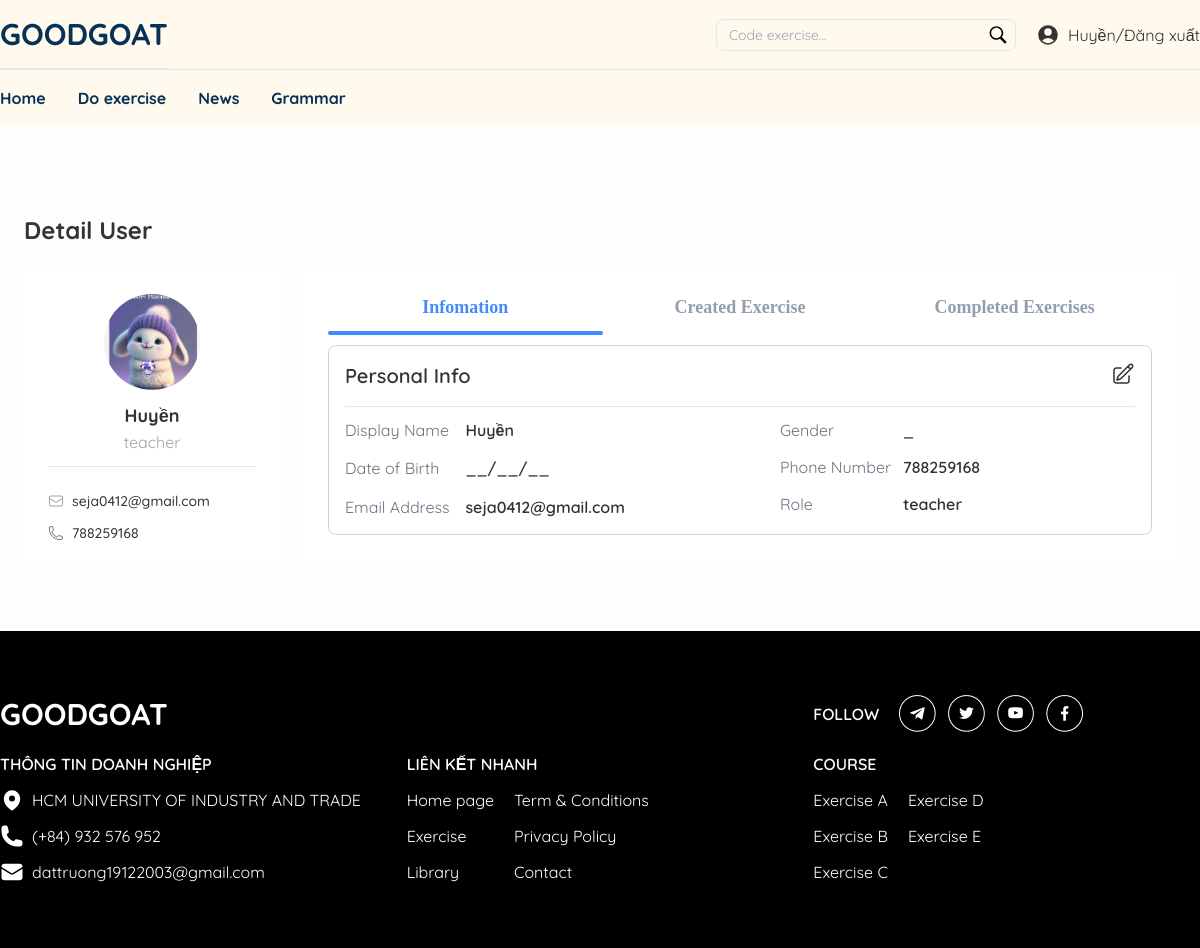
Screenshot of /Nhom3/index.php/user/detail?id=users1910180598 (signed in) with the database file from the repository.
### tables this page shows
CREATE TABLE `users` (
  `id` varchar(50) NOT NULL,
  `display_name` text DEFAULT NULL,
  `password` varchar(255) DEFAULT NULL,
  `email` varchar(255) DEFAULT NULL,
  `phone` int(11) DEFAULT NULL,
  `avata` varchar(255) DEFAULT NULL,
  `role` varchar(50) DEFAULT 'user',
  `birthday` date DEFAULT NULL,
  `sex` varchar(10) DEFAULT NULL
);

### Nhom3/Controllers/BaseController.php (called while the page is built, shortened)
<?php
class BaseController
{
   public function view($viewpath, array $data = [])
   {
      require (self::VIEW_FOLDER_NAME . '/' . str_replace(".", "/", $viewpath) . '.php');
   }
}

### Nhom3/Controllers/UserController.php (called while the page is built, shortened)
<?php
class UserController extends BaseController
{
    private $UserModel;
    private $ExerciseModel;
    private $UserHistoryExerciseModel;
    public function __construct()
    {
        $this->UserModel = new UserModel();
        $this->ExerciseModel = new ExerciseModel();
        $this->UserHistoryExerciseModel = new UserHistoryExerciseModel();
    }
    public function detail()
    {
        $id = $_GET['id'];
        $user = $this->UserModel->findById($id);
        $createdExercises = $this->ExerciseModel->findByUserId($id);
        $userHistoryExercises = $this->UserHistoryExerciseModel->findByUserId($id);
        if ($user[0]['role'] == 'student') {
            return $this->view("frontend.users.detailStudent", ['user' => $user, 'userHistoryExercises' => $userHistoryExercises]);
        } else {
            return $this->view("frontend.users.detailTeacher", ['user' => $user, 'createdExercises' => $createdExercises, 'userHistoryExercises' => $userHistoryExercises]);
        }
    }
}

### Nhom3/index.php (called while the page is built, shortened)
<?php
require './Core/Database.php';
require './Models/BaseModel.php';
require './Controllers/BaseController.php';
$parts = explode('/', $_SERVER['REQUEST_URI']);
$actionName = isset($parts[4]) && $parts[4] != '' ? explode('?', $parts[4])[0] : 'index';
$controllerObject = new $controllerName;
$controllerObject->$actionName();

### Nhom3/Core/Database.php (called while the page is built, shortened)
<?php
class Database
{
   public function connect()
   {
      $connect = mysqli_connect(self::HOST, self::USERNAME, self::PASSWORD, self::DB_NAME);
      mysqli_set_charset($connect, 'utf8');
      if (mysqli_connect_errno() === 0) {
         return $connect;
      }
      return false;
   }
}

### Nhom3/Models/BaseModel.php (called while the page is built, shortened)
<?php
class BaseModel extends Database
{
   protected $connect;
   public function __construct()
   {
      $this->connect = $this->connect();
   }
   public function getById($TableName, $id)
   {
      $sql = "SELECT * FROM $TableName WHERE id = '$id' LIMIT 1";
      $query = $this->_query($sql);
      $data = [];
      while ($row = mysqli_fetch_assoc($query)) {
         array_push($data, $row);
      }
      return $data;
   }
   public function _query($sql)
   {
      return mysqli_query($this->connect, $sql);
   }
}

### Nhom3/Models/UserModel.php (called while the page is built, shortened)
<?php
class UserModel extends BaseModel
{
    public function findById($id)
    {
        return $this->getById(self::TABLE, $id);
    }
}

### Nhom3/Views/frontend/users/detailTeacher.php (the view, shortened to what this page needs)
<?php
include "Views/frontend/partitions/header.php";
?>
<div id="Main-Content"
    class="flex-1 transition-all duration-300 mx-auto max-w-[80rem] items-center py-16 min-h-[calc(100vh-133px)]">
    <span class="flex items-center gap-2 p-6 text-2xl font-bold">
        Detail User
    </span>
    <div class="flex gap-6 px-6">
        <div class="h-fit w-64 flex-shrink-0 rounded-lg bg-white p-6">
            <div class="flex justify-center">
                <img class="h-24 w-24 rounded-full object-cover"
                    src=<?php echo IMAGE_URL . '/User_image/' . $user[0]['avata'] ?> alt="" />
            </div>
            <div class="my-3 text-center">
                <!--                 <?php
                print_r($user);
                ?> -->
                <h1 class="text-lg font-bold"><?= $user[0]['display_name'] ?></h1>
                <p class="text-gray-400"><?= $user[0]['role'] ?></p>
            </div>
            <hr />
            <div class="mt-6 flex items-center gap-2">
                <p class="text-sm font-medium"><?= $user[0]['email'] ?></p>
            </div>
            <div class="mt-3 flex items-center gap-2">
                <p class="text-sm font-medium"><?= $user[0]['phone'] ?></p>
            </div>
        </div>
        <div class=" w-full rounded-lg bg-white p-6">
            <div class="tabs">
                <ul>
                    <li title="Infomation"><label for="tab1" role="button"><br><span>Infomation</span></label></li>
                    <li title="Created Exercise"><label for="tab2" role="button"><br><span>Created
                                Exercise</span></label></li>
                    <li title="Completed Exercises"><label for="tab3" role="button"><br><span>Completed
                                Exercises</span></label></li>
                </ul>
                <div class="slider">
                    <div class="indicator"></div>
                </div>
                <div id="Content" class="content">
                    <?php include "Views/frontend/users/detail-partitions/_info.php"; ?>
                </div>
            </div>
        </div>
    </div>
</div>
<footer class="bg-black">
    <div
        class="mx-auto max-w-[80rem] items-center py-16 grid lg:grid-cols-3 grid-rows-[auto,auto] grid-cols-1 gap-5 text-white">
        <h1 class="text-3xl font-bold col-span-2">GOODGOAT</h1>
        <div class="flex gap-3 items-center">
            <p class="w-fit font-semibold mr-2">FOLLOW</p>
            <img src="../../img/telegram-icon.png" alt="">
            <img src="../../img/twitter-icon.png" alt="">
            <img src="../../img/youtube-icon.png" alt="">
            <img src="../../img/facebook-icon.png" alt="">
        </div>
        <div class="grid gap-3">
            <p class="font-semibold">THÔNG TIN DOANH NGHIỆP</p>
            <div class="flex gap-2">
                <p>HCM UNIVERSITY OF INDUSTRY AND TRADE</p>
            </div>
            <div class="flex gap-2">
                <p>(+84) 932 576 952</p>
            </div>
            <div class="flex gap-2">
                <svg xmlns="http://www.w3.org/2000/svg" viewBox="0 0 24 24" fill="currentColor" class="w-6 h-6">
                    <path
                        d="M1.5 8.67v8.58a3 3 0 0 0 3 3h15a3 3 0 0 0 3-3V8.67l-8.928 5.493a3 3 0 0 1-3.144 0L1.5 8.67Z" />
                    <path
                        d="M22.5 6.908V6.75a3 3 0 0 0-3-3h-15a3 3 0 0 0-3 3v.158l9.714 5.978a1.5 1.5 0 0 0 1.572 0L22.5 6.908Z" />
                </svg>
                <p>dattruong19122003@gmail.com</p>
            </div>
        </div>
        <div>
            <p class="mb-3 font-semibold">LIÊN KẾT NHANH</p>
            <div class="grid grid-cols-[auto,1fr] grid-rows-3 gap-x-5 gap-y-3">
                <a href="#">Home page</a>
                <a href="#">Term & Conditions</a>
                <a href="#">Exercise</a>
                <a href="#">Privacy Policy</a>
                <a href="#">Library</a>
                <a href="#">Contact</a>
            </div>
        </div>
        <div>
            <p class="mb-3 font-semibold">COURSE</p>
            <div class="grid grid-cols-[auto,1fr] grid-rows-3 gap-x-5 gap-y-3 ">
                <a href="#">Exercise A </a>
                <a href="#">Exercise D </a>
                <a href="#">Exercise B </a>
                <a href="#">Exercise E </a>
                <a href="#">Exercise C </a>
            </div>
        </div>
    </div>
</footer>
</body>
</html>

### Nhom3/Views/frontend/users/detail-partitions/_info.php (shortened to what this page needs)
<section id="Content_Infomation">
    <div id="Infomation" class="rounded-lg border border-gray-300 p-4">
        <div class="flex">
            <h1 class="pb-4 text-lg font-semibold sm:text-xl">
                Personal Info
            </h1>
        </div>
        <hr />
        <div class="mt-3 grid grid-cols-[auto,auto]">
            <div class="grid grid-cols-[auto,1fr] gap-4 gap-x-4">
                <span class="text-gray-500">Display Name</span>
                <span id="info-display_name" class="font-semibold"><?= $user[0]['display_name'] ?></span>
                <span class="text-gray-500">Date of Birth</span>
                <span id="info-birthday" class="font-semibold"><?= $user[0]['birthday'] ?? '__/__/__' ?></span>
                <span class="text-gray-500">Email Address</span>
                <span id="info-email" class="font-semibold"><?= $user[0]['email'] ?></span>
            </div>
            <div class="grid grid-cols-[auto,1fr] gap-3">
                <span class="text-gray-500">Gender</span>
                <span id="info-gender" class="font-semibold"><?= $user[0]['sex'] ?? '_' ?></span>
                <span class="text-gray-500">Phone Number</span>
                <span id="info-phone" class="font-semibold"><?= $user[0]['phone'] ?></span>
                <span class="text-gray-500">Role</span>
                <span id="info-role" class="font-semibold"><?= $user[0]['role'] ?></span>
            </div>
        </div>
    </div>
</section>

### Nhom3/Views/frontend/users/detailTeacher.php (style rules this page uses)
.tabs .slider { --slide: 3; }

### Nhom3/Views/frontend/users/detail-partitions/_style-detail.php (style rules this page uses)
html { width: 100%; height: 100%; }
body { background: #efefef; color: #333; font-family: "Raleway"; height: 100%; }
.tabs { left: 50%; transform: translateX(-50%); position: relative; background: white; border-radius: 5px; min-width: 240px; }
.tabs .content section h2, .tabs ul li label { font-family: "Montserrat"; font-weight: bold; font-size: 18px; color: #428bff; }
.tabs ul { list-style-type: none; padding-left: 0; display: flex; flex-direction: row; margin-bottom: 10px; justify-content: space-between; align-items: flex-end; flex-wrap: wrap; }
.tabs ul li { box-sizing: border-box; flex: 1; width: 25%; padding: 0 10px; text-align: center; }
.tabs ul li label { transition: all 0.3s ease-in-out; color: #929daf; padding: 5px auto; overflow: hidden; text-overflow: ellipsis; display: block; cursor: pointer; transition: all 0.2s ease-in-out; white-space: nowrap; -webkit-touch-callout: none; -webkit-user-select: none; -moz-user-select: none; -ms-user-select: none; user-select: none; }
.tabs .slider { position: relative; width: calc(100% / var(--slide)); transition: all 0.33s cubic-bezier(0.38, 0.8, 0.32, 1.07); }
.tabs .slider .indicator { position: relative; width: 100%; max-width: 100%; margin: 0 auto; height: 4px; background: #428bff; border-radius: 100vh; }
.tabs .content { margin-top: 10px; }
.tabs .content section { display: none; animation-name: content; animation-direction: normal; animation-duration: 0.3s; animation-timing-function: ease-in-out; animation-iteration-count: 1; line-height: 1.4; }
.tabs input[name=tab-control]:nth-of-type(1):checked~ul>li:nth-child(1)>label { cursor: default; color: #428bff; }
.tabs input[name=tab-control]:nth-of-type(1):checked~.slider { transform: translateX(0%); }
.tabs input[name=tab-control]:nth-of-type(1):checked~.content>section:nth-child(1) { display: block; }

### rows the page displays
users: avata (picture), display_name "Huyền", role "teacher", email "seja0412@gmail.com", phone "788259168", birthday "__/__/__", sex "_"

### other values shown
$_COOKIE['user_displayName'] "Huyền"
